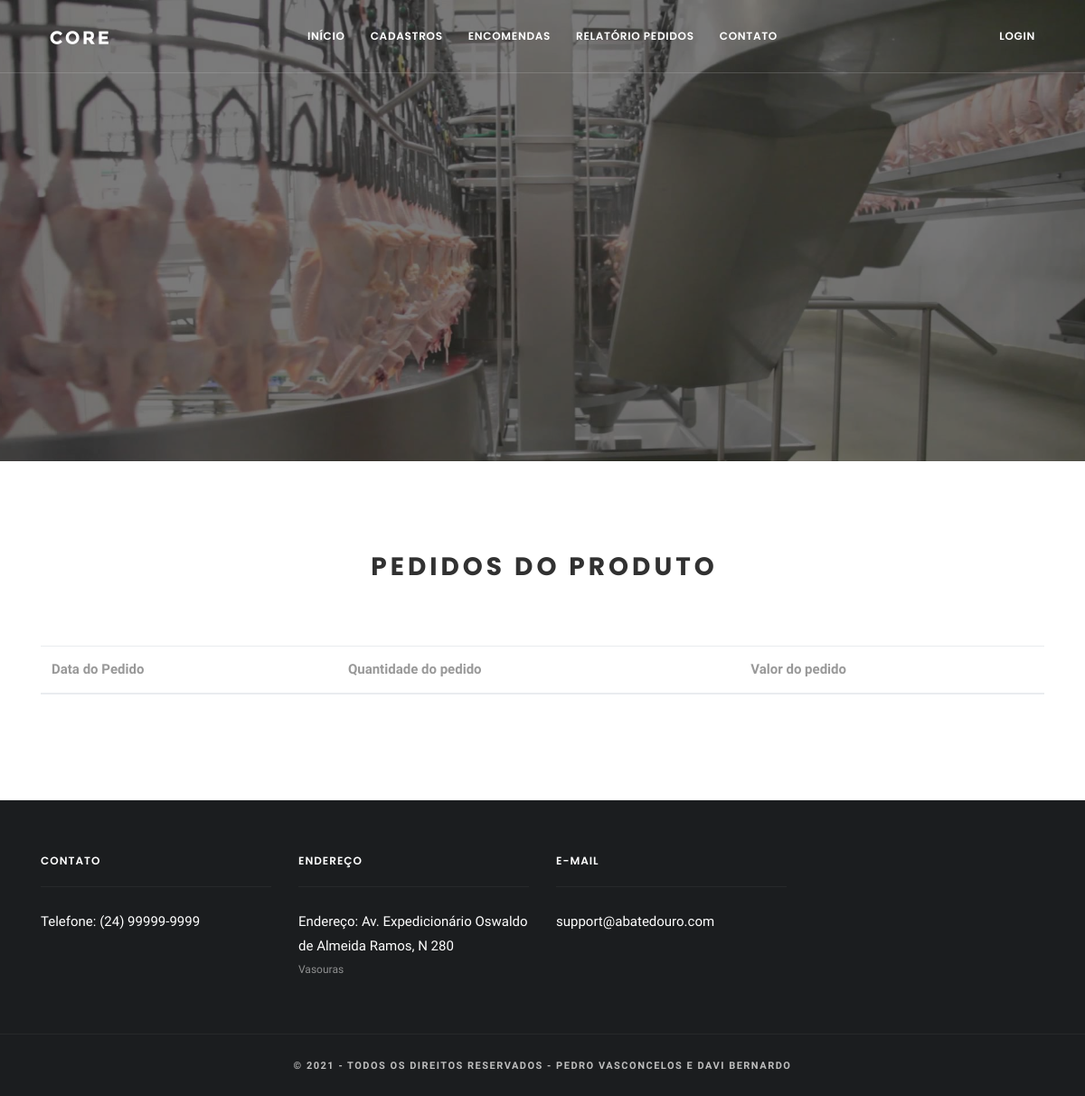
Before: /pedidos/3/ with the older database file.
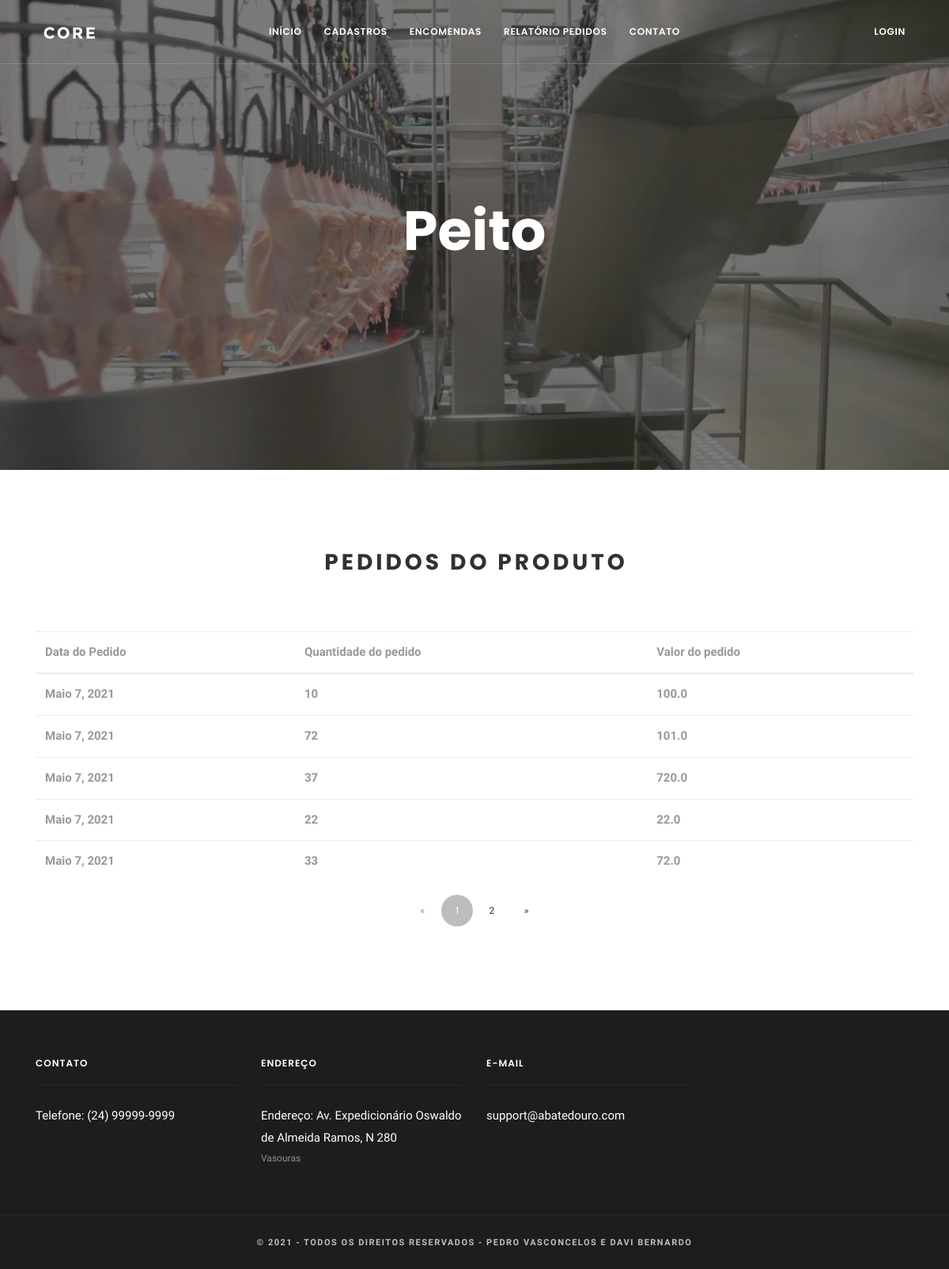
After: the same page with the newer database file.
### aplic/models.py (models this page shows, shortened)
class Produto(models.Model):
    nome = models.CharField(_('Nome do produto'), max_length=55)
    foto = StdImageField(_('Foto'), null=True, blank=True, upload_to=get_file_path, variations={'thumb': {'width': 870, 'height': 1110, 'crop': True}})
    disponibilidade = models.BooleanField(_('Disponibilidade'))
    class Meta:
        verbose_name = _('Produto')
        verbose_name_plural = _('Produtos')

class Pedido(models.Model):
    STATUS = (
        ('Aceito', _('Aceito')),
        ('Recusado', _('Recusado')),
    )
    produto_id = models.ForeignKey(Produto, on_delete=models.DO_NOTHING)
    revendedora_id = models.ForeignKey(Revendedora, on_delete=models.DO_NOTHING)
    quantidade_produto = models.IntegerField(_('Quantidade do produto'))
    data = models.DateField(_('Data'))
    status = models.CharField(_('Status'), max_length=20, choices=STATUS)
    valor_total_pedido = models.FloatField(_('Valor total do pedido'))
    class Meta:
        verbose_name = _('Pedido')
        verbose_name_plural = _('Pedidos')

### aplic/views.py (the view)
# urls.py: path('pedidos/<int:id>/', ProdutoPedidoView.as_view(), name='pedidos'),
class ProdutoPedidoView(ListView):
    template_name = 'pedidos.html'
    model = Pedido
    paginate_by = 5
    ordering = 'nome'
    def get_context_data(self, **kwargs):
        context = super(ProdutoPedidoView, self).get_context_data(**kwargs)
        id = self.kwargs['id']
        context['produtos'] = Produto.objects.filter(id=id).first
        return context
    def get_queryset(self):
        id = self.kwargs['id']
        return Pedido.objects.filter(produto_id=id)

### aplic/templates/pedidos.html
{% extends 'base.html' %}
{% load i18n %}
{% load static %}
{% block content %}
			<div class="wrapper">
				<section class="module-header parallax bg-dark bg-dark-60" data-background="{% static 'images/slider_primario.jpg' %}">
					<div class="container">
						<div class="row">
							<div class="col-md-12">
								<h1 class="h1 m-b-10">{{ produtos.nome }}</h1>
							</div>
						</div>
					</div>
				</section>
				<section class="module module-divider-bottom">
					<div class="container">
						<div class="row">
							<div class="col-md-8 m-auto">
								<div class="module-title text-center">
									<h2>{% trans 'Pedidos do produto' %}</h2>
								</div>
							</div>
						</div>
                        <table class="table">
                            <thead>
                                <tr>
                                    <th scope="col">{% trans 'Data do Pedido' %}</th>
                                    <th scope="col">{% trans 'Quantidade do pedido' %}</th>
                                    <th scope="col">{% trans 'Valor do pedido' %}</th>
                                </tr>
                            </thead>
                            <tbody>
                                {% for p in page_obj %}
                                    <tr>
                                        <th scope="row">{{ p.data }}</th>
                                        <th scope="row">{{ p.quantidade_produto }}</th>
                                        <th scope="row">{{ p.valor_total_pedido }}</th>
                                    </tr>
                                {% endfor %}
                            </tbody>
                        </table>
                        {% include 'paginacao.html' %}
					</div>
				</section>
			</div>
{% endblock %}

Changed rows visible on the page:
added Produto: nome "Peito"
added Pedido: data "Maio 7, 2021", quantidade_produto "10", valor_total_pedido "100.0"
added Pedido: data "Maio 7, 2021", quantidade_produto "72", valor_total_pedido "101.0"
added Pedido: data "Maio 7, 2021", quantidade_produto "37", valor_total_pedido "720.0"
added Pedido: data "Maio 7, 2021", quantidade_produto "22", valor_total_pedido "22.0"
added Pedido: data "Maio 7, 2021", quantidade_produto "33", valor_total_pedido "72.0"
Other visible differences:
new list line: "1"
new list line: "2"
